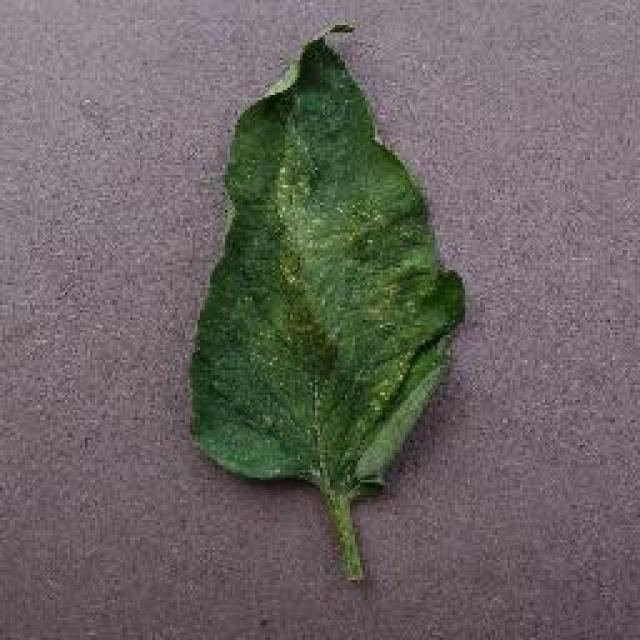
#> input picture Spider5.jpg, 640 x 640 px
$ python ecualizadorGrises.py
#> lines starting #> are read from the running program, lines starting #| are printed output that depends on the picture
import cv2

# Cargar una imagen en escala de grises
img_gray = cv2.imread('Spider5.jpg', cv2.IMREAD_GRAYSCALE)
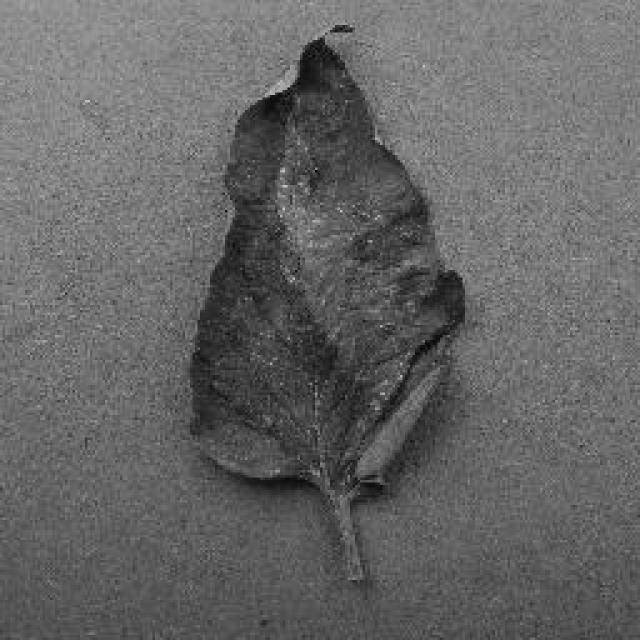
#> img_gray: shape (640, 640); min 0, max 202, mean 101.5

# Realizar la ecualización del histograma
equ_gray = cv2.equalizeHist(img_gray)
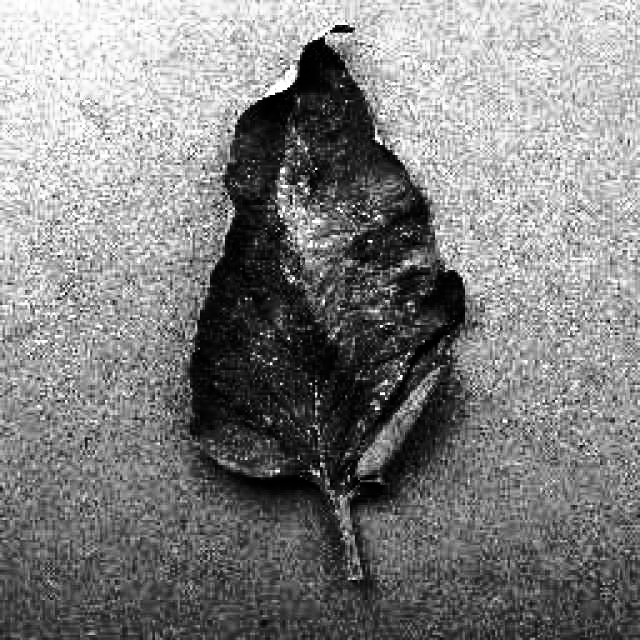
#> equ_gray: shape (640, 640); min 0, max 255, mean 128.9

# Mostrar la imagen original y la imagen ecualizada
cv2.imshow('Imagen Original', img_gray)
cv2.imshow('Imagen Ecualizada', equ_gray)
cv2.waitKey(0)

# Guardamos la imagen en disco
cv2.imwrite('Spider5Gris.png', equ_gray)

cv2.destroyAllWindows()
